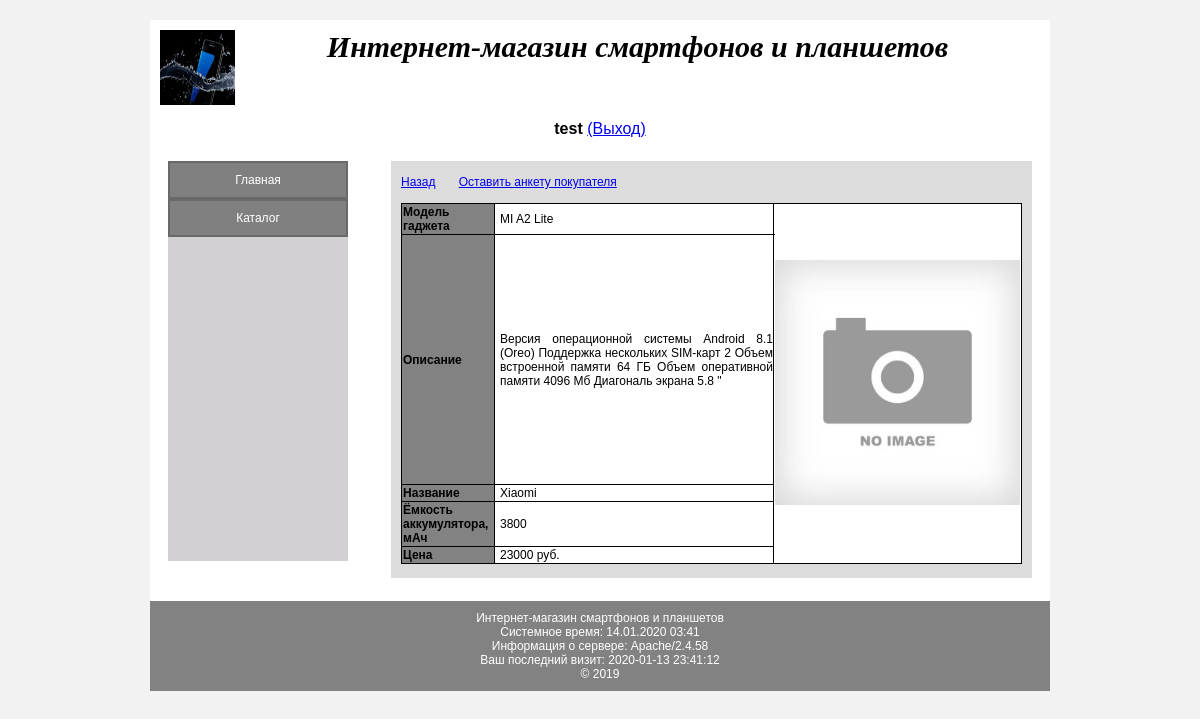
Page /index.php?command=item&id=19 (signed in) on the committed database.
### tables this page shows
CREATE TABLE `items` (
  `id` int(12) NOT NULL,
  `strength` varchar(20) NOT NULL,
  `model` varchar(50) NOT NULL,
  `weight` int(11) NOT NULL,
  `price` float NOT NULL,
  `description` varchar(256) NOT NULL,
  `uploadlink` varchar(256) NOT NULL
);

### item.php (the view)
<?php
	if ($_SERVER['REQUEST_METHOD'] == 'GET')
	{
		$id = clearData($_GET['id']);
		$item = getOne("SELECT * FROM items WHERE id = '$id'");
		$name_model = $item['model'];
		$description = $item['description'];
		$strength = $item['strength'];
		$weight = $item['weight'];
		$price = $item['price'];
		$uploadlink = $item['uploadlink'];
	}
?>
<br/>
<a href='index.php?command=catalog' class="item-ref">Назад</a>
<?php if ($_SESSION['user_login']=="Admin")
	  {
?>
			<a href='index.php?command=edit&id=<?=$id?>' class="item-ref">Редактировать</a>
<?php
	  }
	  else{
?>
		<a href='index.php?command=lab1&id=<?=$id?>' class="item-ref" style="margin-left:20px;">Оставить анкету покупателя</a>
<?php
	  }
?>
<br/><br/>
<table class="lab1" border="1">
	<tr>
		<th width="15%" bgcolor="#838283">Модель гаджета</th>
		<td colspan="2" width="45%" style="padding:0px 0px 0px 5px;"><?= $name_model ?></td>
		<td rowspan="5"><img src="<?php if(!empty($uploadlink)) echo $uploadlink; else echo "Images/no-image.jpg"; ?>" width="100%" height="100%"></td>
	</tr>
	<tr height="250">
		<th width="15%" bgcolor="#838283">Описание</th>
		<td colspan="2" style="padding:0px 0px 0px 5px;"><?= $description ?></td>
	</tr>
	<tr>
		<th width="15%" bgcolor="#838283">Название</th>
		<td colspan="2" style="padding:0px 0px 0px 5px;"><?= $strength ?></td>
	</tr>
	<tr>
		<th width="15%" bgcolor="#838283">Ёмкость аккумулятора, мАч</th>
		<td colspan="2" style="padding:0px 0px 0px 5px;"><?= $weight ?></td>
	</tr>
	<tr>
		<th width="15%" bgcolor="#838283">Цена</th>
		<td colspan="2" style="padding:0px 0px 0px 5px;"><?= $price ?> руб.</td>
	</tr>
</table>
<br/>

### style.css (style rules this page uses)
body { background: #f3f2f3; color: #000000; font-family: Trebuchet MS, Arial, Times New Roman; font-size: 12px; }
.lab1 { padding: 15px; background-color: #ffffff; width: 100%; border-spacing: 0; border-collapse: collapse; }
table, td, tr { border: 1px solid black; }

### rows in the picture
items: model "MI A2 Lite", description "Версия операционной системы Android 8.1 (Oreo) Поддержка нескольких SIM-карт 2 Объем встроенной памяти 64 ГБ Объем оперативной памяти 4096 Мб Диагональ экрана 5.8 \"", strength "Xiaomi", weight "3800", price "23000"

### other values in the picture
$_SESSION['user_login'] "test"
$link "Главная"
$link "Каталог"
$_SERVER['SERVER_SOFTWARE'] "Apache/2.4.58"
$visitDate "2020-01-13 23:41:12"
